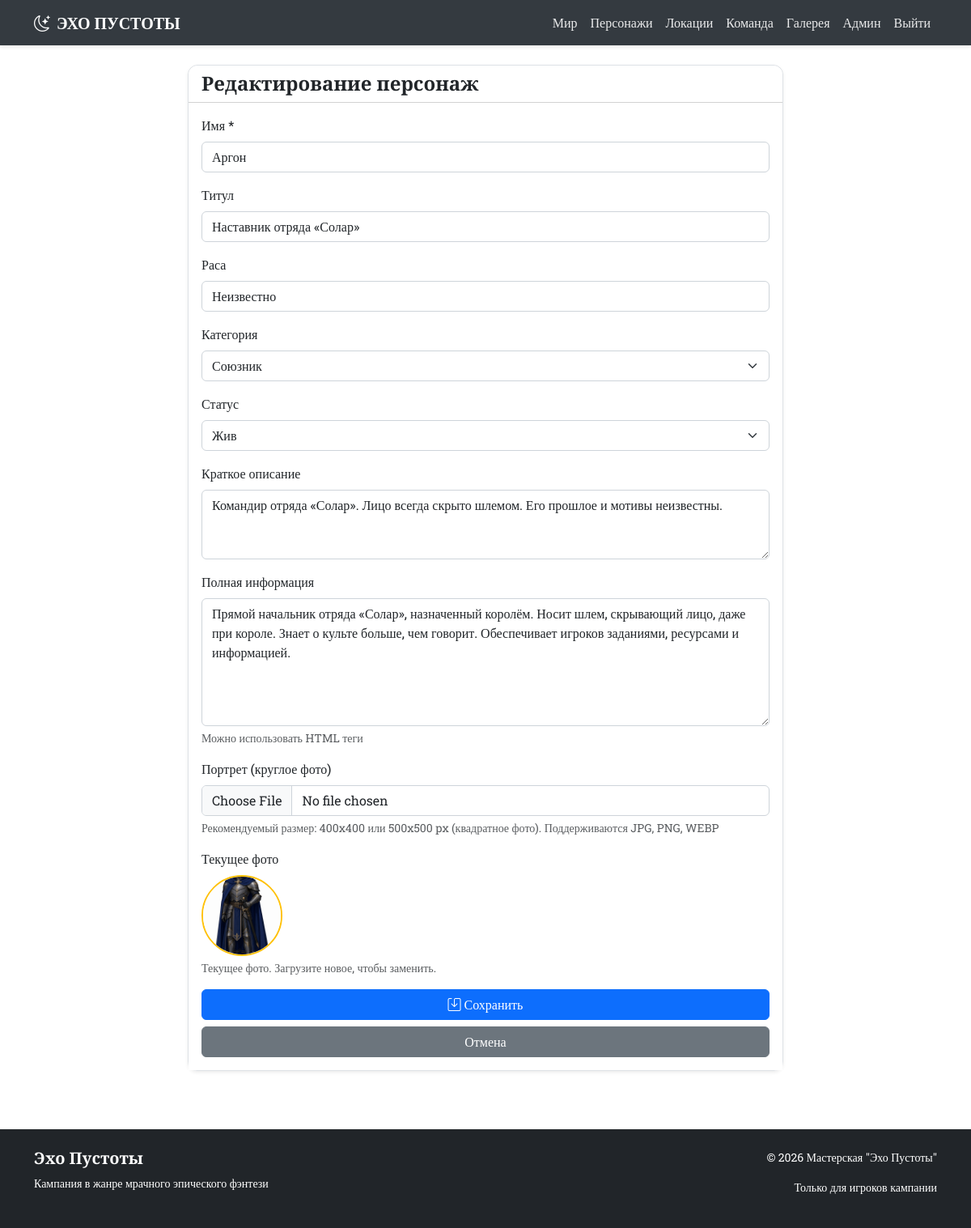
The app's page /admin/npc/edit/8 (signed in), older data.
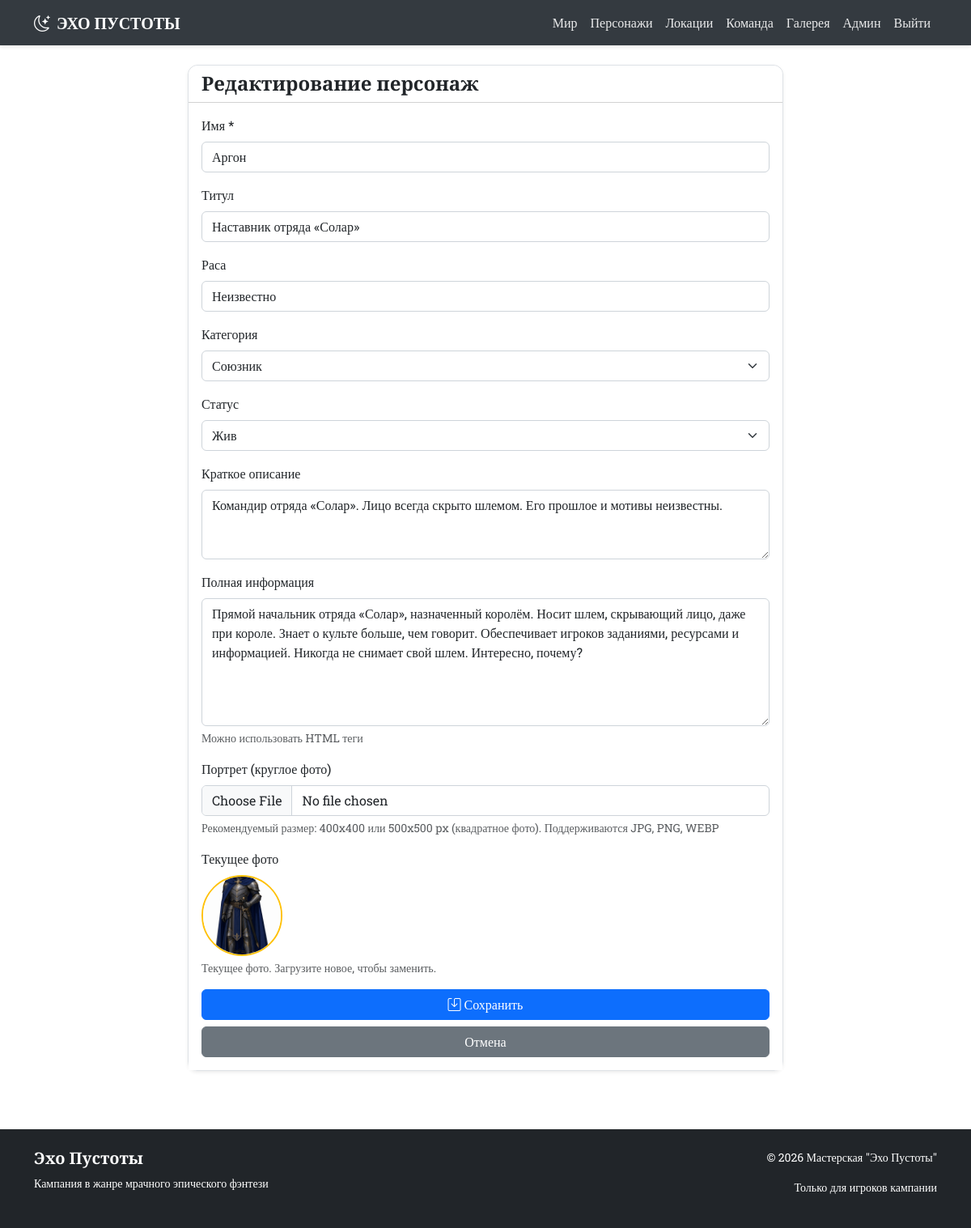
The same page, newer data.
### app.py (models this page shows)
class NPC(db.Model):
    __tablename__ = 'npcs'
    id = db.Column(db.Integer, primary_key=True)
    name = db.Column(db.String(100), nullable=False)
    title = db.Column(db.String(200))
    race = db.Column(db.String(50))
    description = db.Column(db.Text)
    full_info = db.Column(db.Text)
    category = db.Column(db.String(50))
    status = db.Column(db.String(20))
    image_url = db.Column(db.String(300))
    importance = db.Column(db.Integer, default=1)
    portrait_url = db.Column(db.String(300), default='/static/images/placeholders/npc.jpg')

### app.py (the view, shortened to what this page needs)
@app.route('/admin/npc/edit/<int:id>', methods=['GET', 'POST'])
@login_required
def edit_npc(id):
    npc = NPC.query.get_or_404(id)
    return render_template('admin/edit_npc.html', npc=npc)

### app.py (called while the page is built)
@login_manager.user_loader
def load_user(user_id):
    return User.query.get(int(user_id))

### templates/admin/edit_npc.html (shortened to what the changed rows need)
{% extends "base.html" %}
{% block content %}
<div class="row justify-content-center">
    <div class="col-md-8">
        <div class="card shadow-sm">
            <div class="card-body bg-white">
                <form method="POST" enctype="multipart/form-data">
                    <div class="mb-3">
                        <label for="name" class="form-label">Имя *</label>
                        <input type="text" class="form-control" id="name" name="name"
                               value="{{ npc.name if npc else '' }}" required>
                    </div>
                    <div class="mb-3">
                        <label for="title" class="form-label">Титул</label>
                        <input type="text" class="form-control" id="title" name="title"
                               value="{{ npc.title if npc else '' }}">
                    </div>
                    <div class="mb-3">
                        <label for="race" class="form-label">Раса</label>
                        <input type="text" class="form-control" id="race" name="race"
                               value="{{ npc.race if npc else '' }}">
                    </div>
                    <div class="mb-3">
                        <label for="category" class="form-label">Категория</label>
                        <select class="form-select" id="category" name="category">
                            <option value="ally" {% if npc and npc.category == 'ally' %}selected{% endif %}>Союзник</option>
                        </select>
                    </div>
                    <div class="mb-3">
                        <label for="status" class="form-label">Статус</label>
                        <select class="form-select" id="status" name="status">
                            <option value="alive" {% if npc and npc.status == 'alive' %}selected{% endif %}>Жив</option>
                        </select>
                    </div>
                    <div class="mb-3">
                        <label for="description" class="form-label">Краткое описание</label>
                        <textarea class="form-control" id="description" name="description" rows="3">{{ npc.description if npc else '' }}</textarea>
                    </div>
                    <div class="mb-3">
                        <label for="full_info" class="form-label">Полная информация</label>
                        <textarea class="form-control" id="full_info" name="full_info" rows="6">{{ npc.full_info if npc else '' }}</textarea>
                        <div class="form-text">Можно использовать HTML теги</div>
                    </div>
                    {% if npc and npc.portrait_url and npc.portrait_url != '/static/images/placeholders/npc.jpg' %}
                    <div class="mb-3">
                        <label class="form-label">Текущее фото</label>
                        <div>
                            <img src="{{ npc.portrait_url }}" style="width: 100px; height: 100px; object-fit: cover; border-radius: 50%; border: 2px solid #ffc107;">
                            <p class="small text-muted mt-1">Текущее фото. Загрузите новое, чтобы заменить.</p>
                        </div>
                    </div>
                    {% endif %}
                </form>
            </div>
        </div>
    </div>
</div>
{% endblock %}

Row changes from the older to the newer data that the page shows:
changed NPC "Аргон": full_info "…заданиями, ресурсами и информацией." → "…заданиями, ресурсами и информацией. Никогда не снимает свой шлем. Интересно, почему?"
